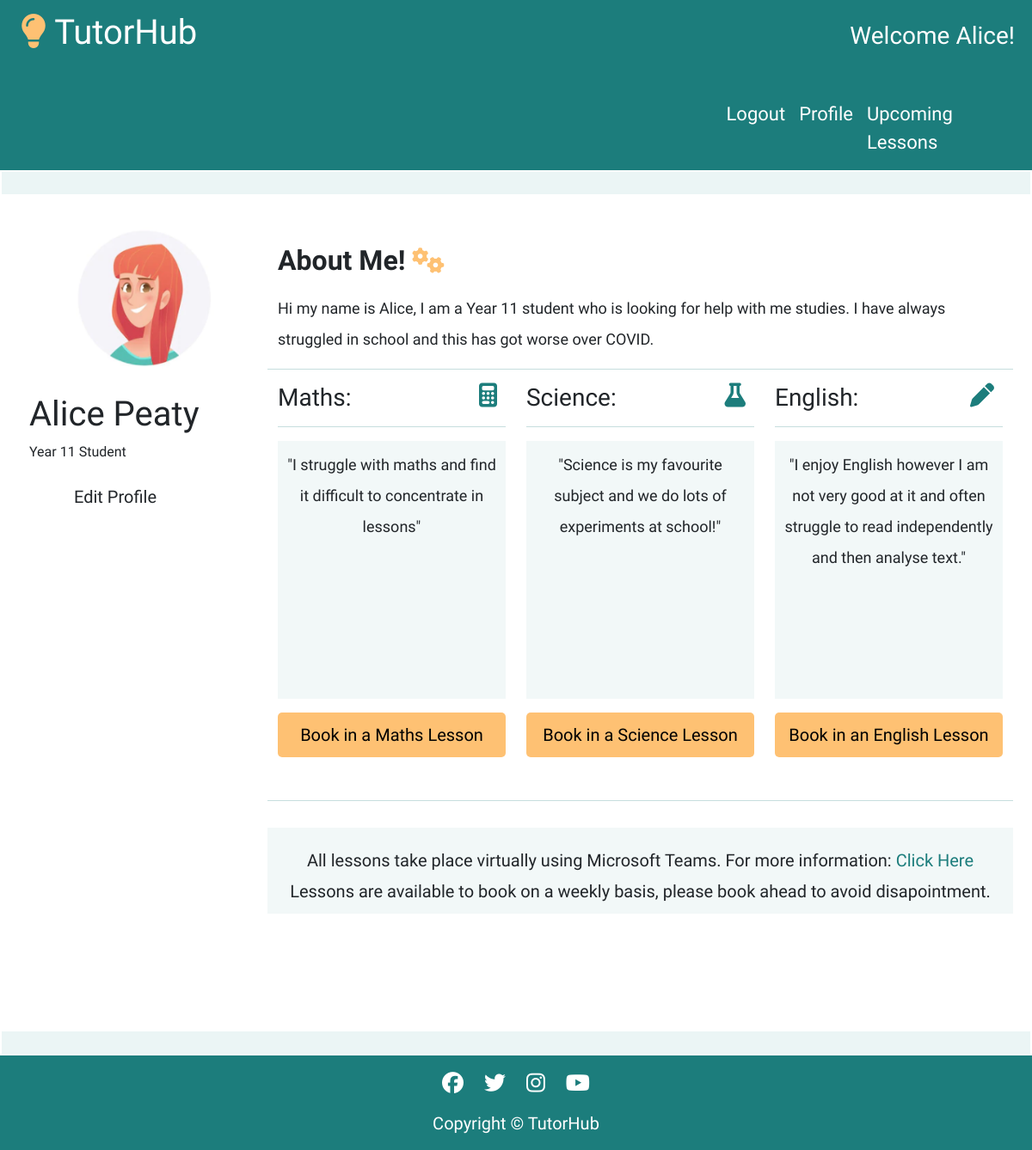
The app's page /profile/ (signed in) with its own data.
### userprofile/models.py (models this page shows, shortened)
class UserProfile(models.Model):
    user = models.OneToOneField(User, on_delete=models.CASCADE)
    full_name = models.CharField(max_length=100)
    first_name = models.CharField(max_length=100, null=True)
    surname = models.CharField(max_length=100, null=True)
    maths = models.CharField(max_length=200, null=True, blank=True)
    english = models.CharField(max_length=200, null=True, blank=True)
    science = models.CharField(max_length=200, null=True, blank=True)
    year_group = models.CharField(max_length=13, choices=YEAR_GROUPS, default='9')
    email = models.EmailField(max_length=254, null=True, blank=True)
    about_me = models.TextField()
    slug = models.SlugField(max_length=200, unique=True)
    def __str__(self):
        return self.user.username

### userprofile/views.py (the view)
# urls.py: path('profile/', include('userprofile.urls'), name='userprofile_urls'),
@login_required
def profile(request):
    user_profile = get_object_or_404(UserProfile, user=request.user)
    if request.method == 'POST':
        form = MakeProfileForm(request.POST, instance=user_profile)
        if form.is_valid():
            form.save()
            messages.success(request, 'Profile updated')
        else:
            messages.error(request, 'Update failed. Ensure your data is valid')
    else:
        form = MakeProfileForm(instance=user_profile)
        print(user_profile)
    template = 'userprofile/profile.html'
    context = {
        'profile': user_profile,
        'form': form,
        'on_profile_page': True
    }
    return render(request, template, context)

### userprofile/templates/userprofile/profile.html (shortened to what this page needs)
{% extends "base.html" %}
{% load static %}
{% load account %}
{% load crispy_forms_tags %}
{% block content %}
<div>
    <div class="row placeholder" id="placeholder-top">
    </div>
</div>
<div class="container-fluid center-block">
    <div class="row profile-student">
        {% if profile.full_name %}
            <div class="col-md-12 col-lg-3">
                <div class="row">
                    <div class="col-12 user-image"><img src="{% static 'images/user.png' %}" alt="cartoon image of a person"></div>
                </div>
                <div class="row">
                    <div class="col-12 user-info-student-profile">
                        <h1>{{ profile.full_name }}</h1>
                        <p>Year {{ profile.year_group }} Student</p>
                    </div>
                </div>
                <div class="row">
                    <div class="col-12">
                        <button class="btn btn-signup btn-lg user-btns" id="edit-btn">Edit Profile</button>
                    </div>
                </div>
            </div>
            <div class="col-md-12 col-lg-9 about-text about-me" id="about-me-text">
                <div class="row about-spacer">
                    <h2><b>About Me! <i class="fa-solid fa-gears homepage-icons-gears"></i></b></h2>
                    <p>{{ profile.about_me }}</p>
                    <hr />
                </div>
                <div class="row">
                    <div class="col-sm-12 col-lg-4 profile-subjects">
                        <h3>Maths: <i class="fa-solid fa-calculator"></i></h3>
                        <hr />
                        <p class="profile-text">"{{ profile.maths }}"</p>
                        <a class="nav-link book-btn homepage-buttons profile-booking-button" href="{% url 'tutor_one' %}">Book in a Maths Lesson</a>
                    </div>
                    <div class="col-sm-12 col-lg-4 profile-subjects">
                        <h3>Science: <i class="fa-solid fa-flask"></i></h3>
                        <hr />
                        <p class="profile-text">"{{ profile.science }}"</p>
                        <a class="nav-link book-btn homepage-buttons profile-booking-button" href="{% url 'tutor_two' %}">Book in a Science Lesson</a>
                    </div>
                    <div class="col-sm-12 col-lg-4 profile-subjects">
                        <h3>English: <i class="fa-solid fa-pen"></i></h3>
                        <hr />
                        <p class="profile-text">"{{ profile.english }}"</p>
                        <a class="nav-link book-btn homepage-buttons profile-booking-button" href="{% url 'tutor_three' %}">Book in an English Lesson</a>
                    </div>
                    <hr />
                </div>
                <div class="row tutor-booking-info" id="profile-teams-info">
                    <p>All lessons take place virtually using Microsoft Teams. For more information: <a
                        href="https://www.microsoft.com/en-gb/microsoft-teams/group-chat-software?rtc=1"
                        target="blank">Click Here</a><br> Lessons are available to book on a weekly basis, please book ahead to avoid
                        disapointment.</p>
                </div>
            </div>
        {% endif %}
    </div>
</div>
<div>
    <div class="row placeholder" id="placeholder-bottom">
    </div>
</div>
{% endblock %}

### templates/base.html (shortened to what this page needs)
{% load static %}
<!DOCTYPE html>
<html lang="en">
<head>
    <link rel="stylesheet" href="https://cdnjs.cloudflare.com/ajax/libs/font-awesome/5.15.3/css/all.min.css">
    <link href="https://cdn.jsdelivr.net/npm/bootstrap@5.0.1/dist/css/bootstrap.min.css" rel="stylesheet"
>
    <link rel="stylesheet" href="{% static 'css/style.css' %}">
</head>
<body>
    <div class="row header-nav">
        <div class="col-sm-12 col-md-6">
            <a class="nav-link" id="nav-title" href="{% url 'index' %}"><i class="fa-solid fa-lightbulb"></i> TutorHub</a>
        </div>
        <div class="col-sm-12 col-md-6">
            {% if user.is_authenticated %}
                <h3 id="username-right">Welcome {{ user.username }}!</h3>
            {% endif %}
        </div>
    </div>
    <nav class="navbar navbar-expand navbar-light">
        <div class="conatiner-fluid">
            <div class="row">
                <div class="col-8 nav-elements">
                    <ul class="navbar-nav mb-lg-0">
                        {% if user.is_authenticated %}
                        <li class="nav-item">
                            <a class="nav-link" href="{% url 'account_logout' %}">Logout</a>
                        </li>
                        <li class="nav-item">
                            <a class="nav-link" href="{% url 'profile' %}">Profile</a>
                        </li>
                        <li class="nav-item">
                            <a class="nav-link-upcoming-lessons nav-link" href="{% url 'upcoming_lessons' %}">Upcoming Lessons</a>
                        </li>
                        {% endif %}
                    </ul>
                </div>
            </div>
        </div>
    </nav>
    <main>
        {% block content %}{% endblock content %}
    </main>
    <footer>
        <div class="container-fluid">
            <div class="row center footer">
                <ul>
                    <li><a href="https://www.facebook.com/" target="_blank" rel="noopener"
                            aria-label="Click here to go to our facebook page"><i class="fab fa-facebook"></i></a></li>
                    <li><a href="https://www.twitter.com/" target="_blank" rel="noopener"
                            aria-label="Click here to go to our twitter page"><i class="fab fa-twitter"></i></a></li>
                    <li><a href="https://www.instagram.com/" target="_blank" rel="noopener"
                            aria-label="Click here to go to our instagram page"><i class="fab fa-instagram"></i></a></li>
                    <li><a href="https://www.youtube.com/" target="_blank" rel="noopener"
                            aria-label="Click here to go to our youtube page"><i class="fab fa-youtube"></i></a></li>
                </ul>
                <p class="footer-text">Copyright © TutorHub</p>
            </div>
        </div>
    </footer>
</body>
</html>

### static/css/style.css (style rules this page uses)
html, body { max-width: 100%; overflow-x: hidden; font-family: 'Hubballi', cursive; }
.center { text-align: center; }
.navbar { background-color: #1c7d7c; justify-content: right; }
.nav-link-upcoming-lessons { width: 200px; }
.navbar-light .navbar-nav .nav-link { color: white; }
.header-nav { height: 100px; color: white; padding-top: 5px; font-size: 30px; background-color: #1c7d7c; color: white; display: flex; position: relative; }
.header-nav a { margin-bottom: 0; text-decoration: none; color: white; }
.nav-link { color: white; }
.nav-elements { font-size: 22px; }
.center-block { display: flex; justify-content: center; }
.user-btns { width: 100%; margin-left: 35px; text-align: left; }
.placeholder { background-color: #258d8c17; border: solid 2px white; padding: 0; height: 30px; margin: auto; margin-bottom: 20px; margin-top: 20px; }
#placeholder-top { padding: 0; margin-top: 0; }
#placeholder-bottom { padding: 0; margin-bottom: 0; }
hr { color: #1c7d7c; }
#username-right { float: right; padding-top: 20px; padding-right: 20px; }
#nav-title { position: absolute; left: 20px; top: 0px; font-size: 40px; }
#nav-title i { color: #fec173; }
.homepage-icons-gears { padding-top: 10px; padding-bottom: 15px; font-size: 30px; color:#fec173; }
.homepage-buttons { border-radius: 5px; margin: auto; background-color: #fec173; color: black; font-size: 20px; margin-bottom: 50px; }
.profile-student { width: 100%; padding: 10px; height: 930px; }
.about-text { line-height: 2em; }
.about-spacer { margin-top: 20px; }
.user-info-student-profile { margin-left: 50px; }
.user-image { display: flex; height: 200px; width: 200px; justify-content: center; margin: auto; font-size: 150px; }
.user-image img { height: 180px; width: 100%; border-radius: 50%; }
.profile-subjects i { color:#1c7d7c; float: right; padding-right: 10px; }
.profile-text { background-color: #258d8c0f; text-align: center; padding: 10px; height: 300px; }
#profile-teams-info { margin-top: 15px; background-color: #258d8c0f; }
#profile-teams-info p { font-size: 20px; text-align: center; }
.profile-booking-button { width: 100%; text-align: center; }
.about-me { font-size: 18px; }
.tutor-booking-info { height: 100px; background-color: #fec173; margin-top: 50px; padding-top: 20px; }
.tutor-booking-info a { text-decoration: none; color: #1c7d7c; }
.footer { background-color: #1c7d7c; }
.footer-text { font-size: 20px; color: white; }
.footer li { display: inline; padding: 10px; }
.footer li i { color: white; font-size: 25px; margin-top: 20px; }
@media (max-width:1230px) { .user-info-student-profile { margin-left: 0; } }

### records on screen
UserProfile: full_name "Alice Peaty", year_group "11", about_me "Hi my name is Alice, I am a Year 11 student who is looking for help with me studies. I have always struggled in school and this has got worse over COVID.", maths "I struggle with maths and find it difficult to concentrate in lessons", science "Science is my favourite subject and we do lots of experiments at school!", english "I enjoy English however I am not very good at it and often struggle to read independently and then analyse text."

### other values on screen
{{ user.username }} "Alice"
